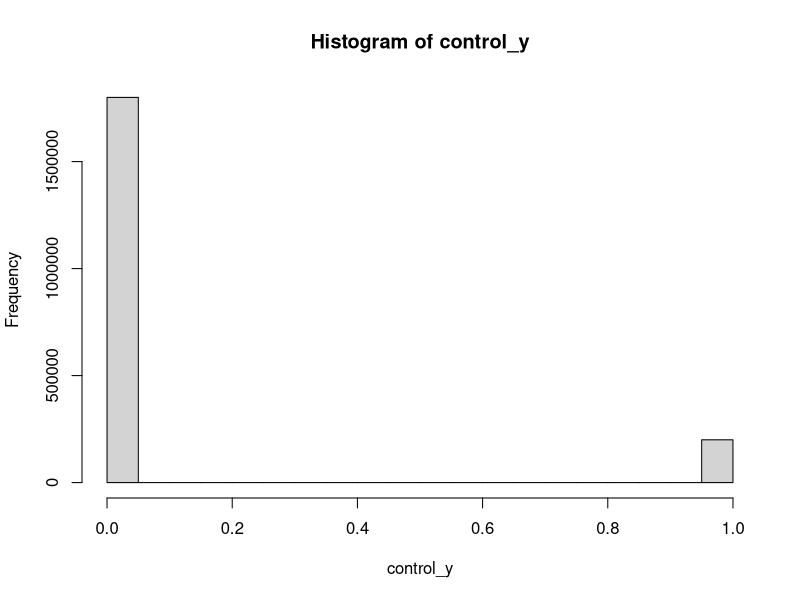
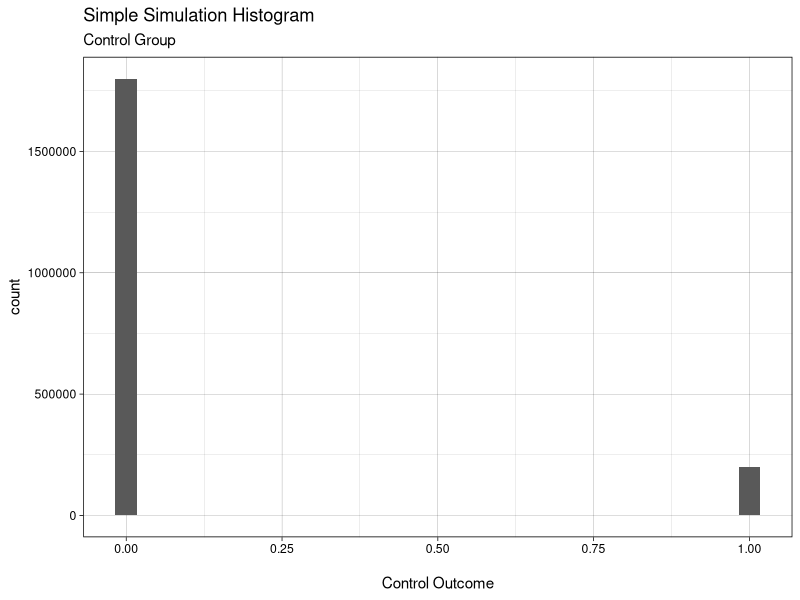
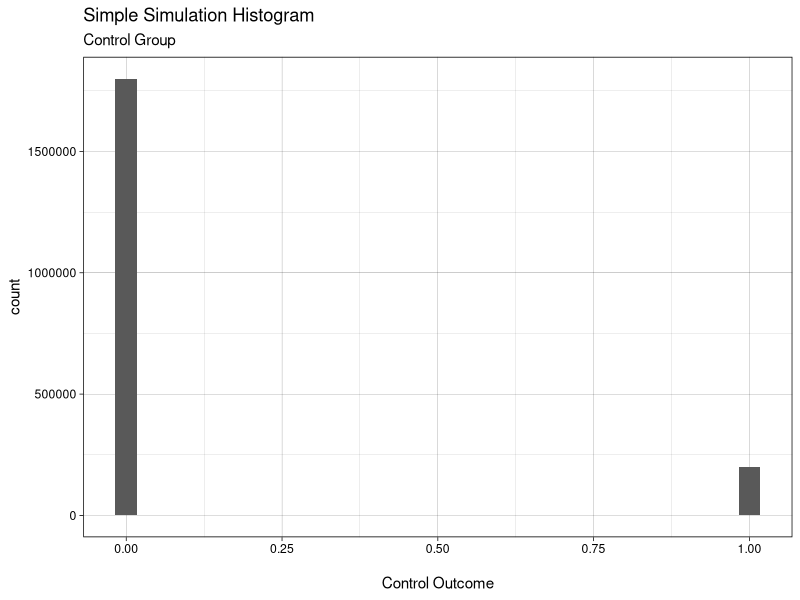
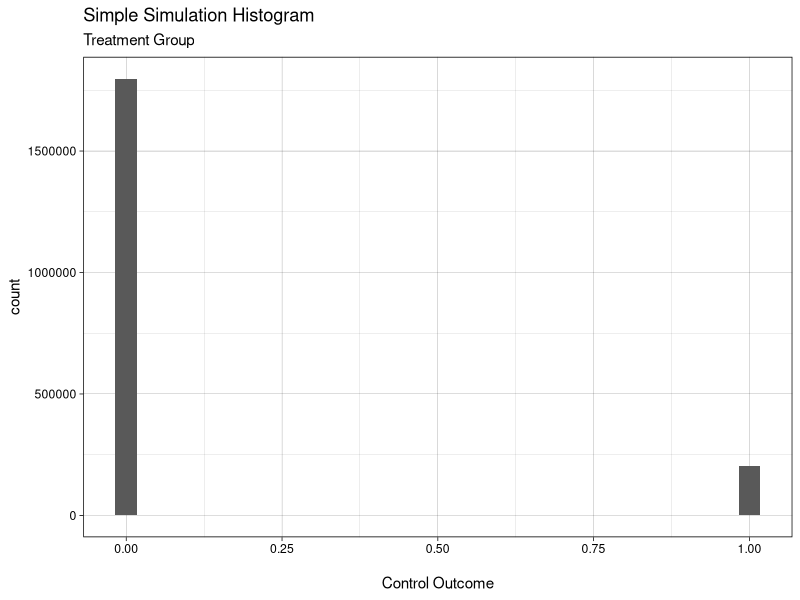
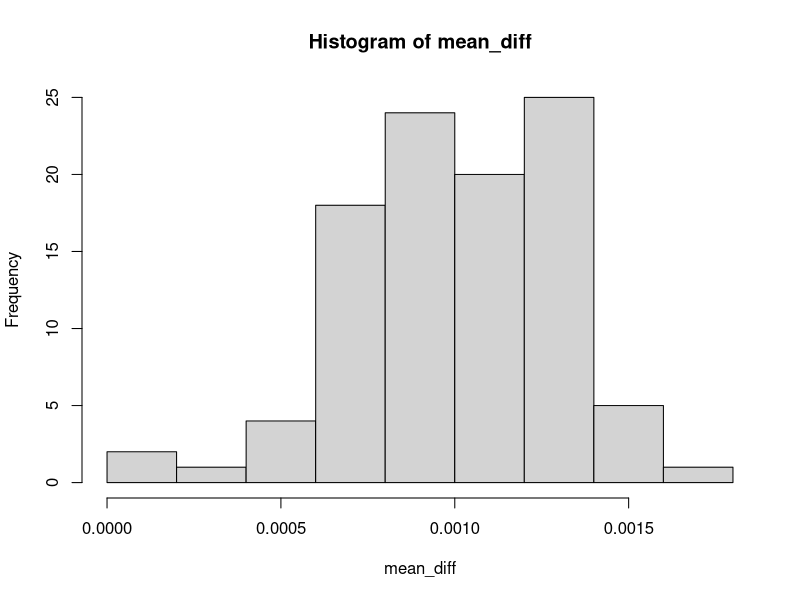

Write R code to recreate these figures, in order. (Note: this script raises an error after producing the figures.)
## ---- chunk 1
# Load required packages
## xfun::pkg_attach2("DiagrammeR")
## ---- chunk 2
control_y_1 <- rbinom(n = 1, size = 1, prob = 0.1)
control_y_1
## ---- chunk 3
# number of observations variable to ensure consistency across sims
n_obs <- 2e6
control_prob <- 0.1

control_y <- rbinom(n = n_obs, size = 1, prob = control_prob)
hist(control_y)
## ---- chunk 4
# ggplot2 is a member of the "tidyverse" set of packages
xfun::pkg_attach2("tidyverse")

# I personally enjoy the simplicity of the "linedraw" theme
theme_set(theme_linedraw())

# ggplot cannot accept a vector, like `hist` 
# You need to convert to a data frame or the tidyverse equivalent "tibble"
control_y_tbl <- as_tibble(control_y)

# Plot and change the x-axis label
ggplot(control_y_tbl, aes(x = value)) + # as_tibble names the column "value" by default
  geom_histogram() + 
  xlab("\nControl Outcome") + # \n adds a line break before the label
  ggtitle("Simple Simulation Histogram", subtitle = "Control Group")
## ---- chunk 5
# @param outcomes numeric vector
# @param subtitle character string of the plot's subtitle

plot_histogram <- function(outcomes, subtitle) {
  if (missing(subtitle)) stop("subtitle must be specified")
  x_tbl <- as_tibble(outcomes)
  ggplot(x_tbl, aes(x = value)) + 
  geom_histogram() + 
  xlab("\nControl Outcome") +
  ggtitle("Simple Simulation Histogram", subtitle = subtitle)
}

plot_histogram(outcomes = control_y, subtitle = "Control Group")
## ---- chunk 6
rel_effect <- 0.01
treat_prob <- control_prob + (control_prob * rel_effect)
treatment_y <- rbinom(n = n_obs, size = 1, prob = treat_prob)

plot_histogram(treatment_y, subtitle = "Treatment Group")
## ---- chunk 7
mean(treatment_y) - mean(control_y) 
## ---- chunk 8
# @param n integer number of draws per treatment arm
# @param control_prob numeric probability of control success [0, 1]
# @param rel_effect numeric relative effect, change in success probability 
# caused by treatment 

one_sim <- function(n, control_prob, rel_effect) {
  treat_prob <- control_prob + (control_prob * rel_effect)
    
  cy <- rbinom(n = n, size = 1, prob = control_prob)
  ty <- rbinom(n = n, size = 1, prob = treat_prob)
  
  mean(ty) - mean(cy)
}
## ---- chunk 9
one_sim(n = n_obs, control_prob = control_prob, 
        rel_effect = rel_effect)
## ---- chunk 10
# package to add a progress bar to monitor loop progress
xfun::pkg_attach2("progress")

# Create vector of NAs to take the simulation results
n_sims <- 100
mean_diff <- rep(NA, n_sims)
pb <- progress_bar$new(total = n_sims)

for (i in seq_along(mean_diff)) {
  pb$tick() # increment the progress bar
  mean_diff[i] <- one_sim(n = n_obs, control_prob = control_prob, 
        rel_effect = rel_effect)
  #if (is.na(mean_diff[i])) stop(paste(i, "is missing"))
}

hist(mean_diff)
## ---- chunk 11
system.time(
  mean_diff <- replicate(n_sims, one_sim(n = n_obs, 
                                       control_prob = control_prob, 
                                       rel_effect = rel_effect))
)
## ---- chunk 12
system.time(
  for (i in seq_along(mean_diff)) {
    mean_diff[i] <- one_sim(n = n_obs, control_prob = control_prob, 
        rel_effect = rel_effect)
  }
)
## ---- chunk 13
xfun::pkg_attach2("mcreplicate")

system.time(
  mc_replicate(n_sims, one_sim(n = n_obs, 
                              control_prob = control_prob, 
                              rel_effect = rel_effect),
              mc.cores = 4)
)
## ---- chunk 14
diff_means_1000 <- mc_replicate(1e3, one_sim(n = n_obs, 
                                      control_prob = control_prob, 
                                      rel_effect = rel_effect),
                              mc.cores = 4)

# find mean of all simulations for plotting
mean_of_means <- mean(diff_means_1000)

# plot simulations with line at mean value
diff_means_1000_tbl <- as_tibble(diff_means_1000)

ggplot(diff_means_1000_tbl, aes(value)) +
  geom_histogram(alpha = 0.6, fill = "#29ffc6") +
  geom_vline(xintercept = mean_of_means, linetype = "dashed") +
  xlab("\nTreatment - Control") +
  ggtitle("Monte Carlo Results", 
          subtitle = "Difference of means for binary outcome\n1,000 simulations")
## ---- chunk 15
# Function to test
two <- function() {
  four <- 2 + 2
  if (four != 4) 
    stop("Did not add 2 + 2 correctly")
  
  four / 2
}

# Automated test 
if (two() != 2) stop("function two did not return two")
